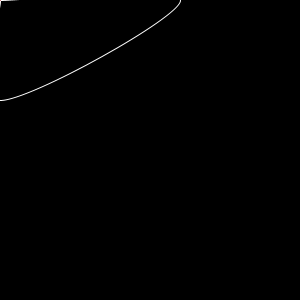
Frame 1 (no input)
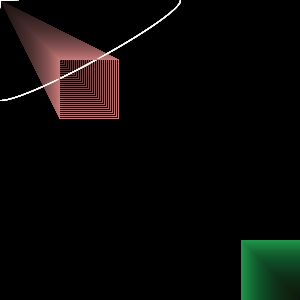
Frame 60 (the mouse pressed at the canvas centre just before this capture)
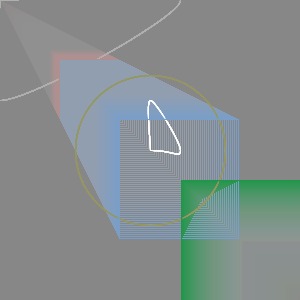
Frame 120 (the mouse held since frame 60 and released just before this capture)

The Processing sketch that drew these frames (run headless with seeded random() and noise(); from frame 60 on, the mouse is pressed at the canvas centre):

// Processing sketch: processing_35601
// ── processing_35601.pde

void setup() {
  size(300, 300); 
  smooth();
  background(0);
}

float x = 0;
float y = 300;

void draw() {

  colorMode(RGB);
  fill(mouseX, 8);
  rect(-10, -10, height+11, width+11);

  noFill();
  stroke(mouseX, mouseY, 97);
  ellipse(mouseX, mouseY, mouseX, mouseX);

  stroke(255);
  beginShape();
  curveVertex(40, mouseY); //curve
  curveVertex(mouseY, mouseX); 
  curveVertex(180, mouseX);
  curveVertex(mouseY, 100);
  curveVertex(mouseY, mouseX); 
  curveVertex(mouseX, mouseX);
  endShape();

  colorMode(HSB);
  stroke(mouseX, 100, 200);
  rect(x, x+.25, x+.25, x++);

  stroke(100, 200, 150);
  rect(y, y-.25, y-.25, y--);

  stroke(150, 100, 150);
  rect(-y, -y-.25, -y-.25, -y--); 

  stroke(100, 200, mouseY);
  rect(-y, -y+.25, -y+.25, -y++);

  if (x > width) {
    x = 0;//repeating square
  }
}
